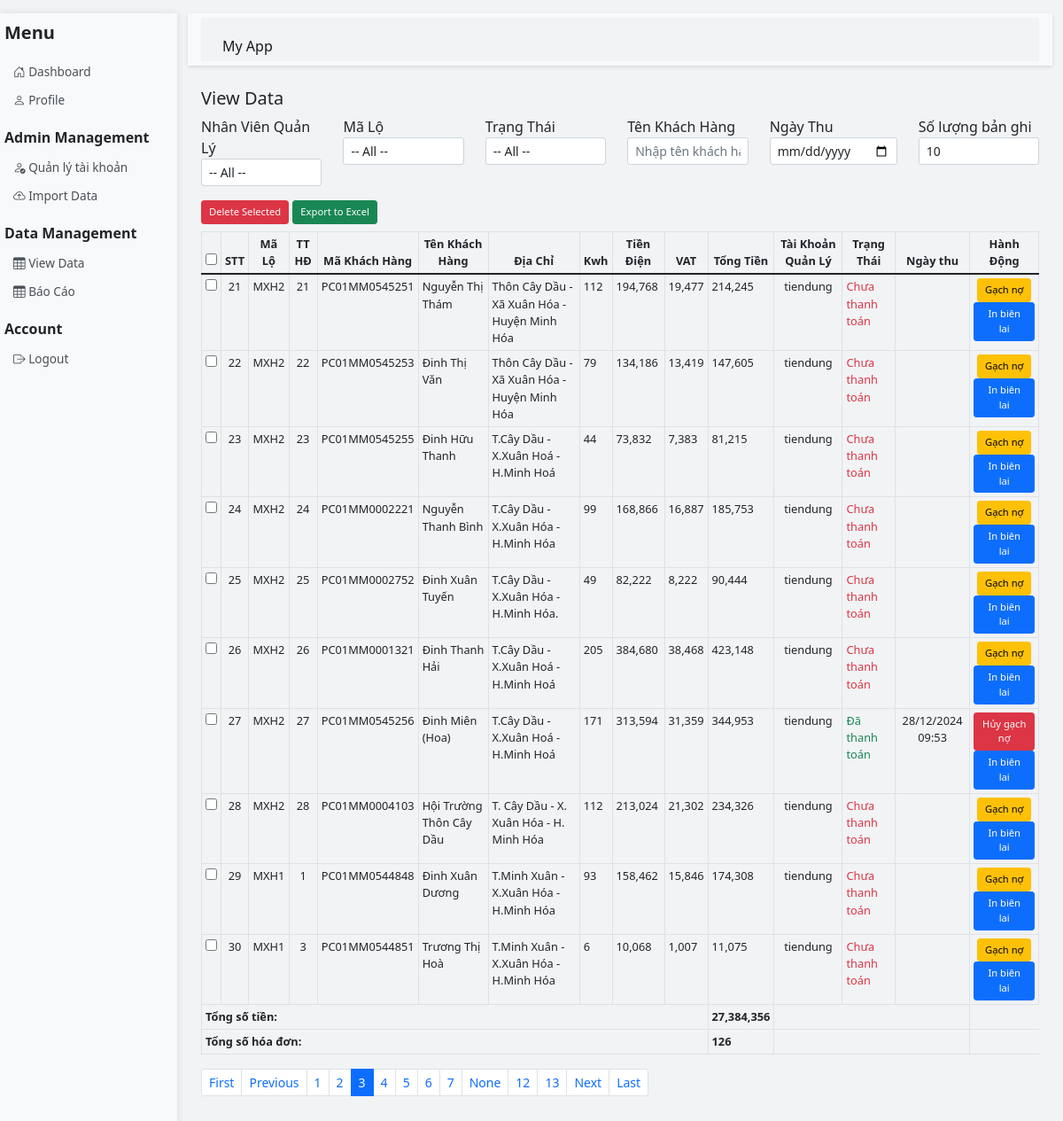
The app's page /data?page=3&per_page=10&search_user=&search_ma_lo=&search_trang_thai= (signed in), older data.
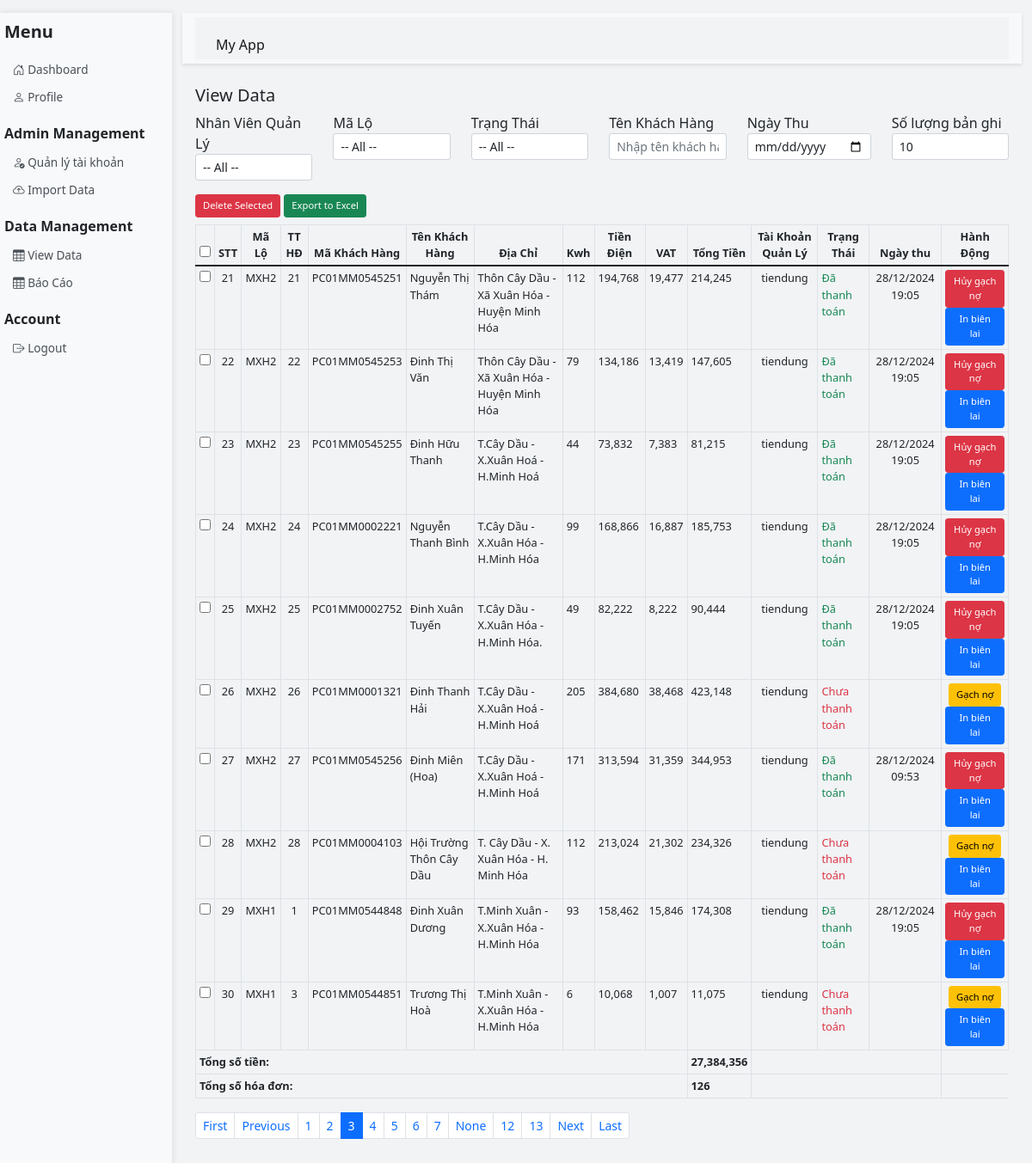
The same page, newer data.
### app.py (models this page shows)
class SalesData(db.Model):
    id = db.Column(db.Integer, primary_key=True)
    stt = db.Column(db.Integer)
    ma_lo = db.Column(db.String(20))
    tt_hd = db.Column(db.String(20))
    ma_khach_hang = db.Column(db.String(50))
    ten_khach_hang = db.Column(db.String(100), index=True)
    dia_chi = db.Column(db.String(200))
    kwh = db.Column(db.String(50))
    tien_dien = db.Column(db.Float)
    vat = db.Column(db.Float)
    tong_tien = db.Column(db.Float)
    tai_khoan_quan_ly = db.Column(db.String(80))  # Thêm trường này
    trang_thai = db.Column(db.String(50))
    ngay_thu = db.Column(db.DateTime, nullable=True)

### app.py (the view, shortened to what this page needs)
@app.route('/data', methods=['GET', 'POST'])
def view_data():
    if 'username' not in session:
        return redirect(url_for('login'))
    page = request.args.get('page', 1, type=int)
    per_page = request.args.get('per_page', 10, type=int)
    search_user = request.args.get('search_user', '', type=str)
    search_ma_lo = request.args.get('search_ma_lo', '', type=str)
    search_trang_thai = request.args.get('search_trang_thai', '', type=str)
    search_ten_khach_hang = request.args.get('search_ten_khach_hang', '', type=str).strip()
    search_ngay_thu = request.args.get('search_ngay_thu', '', type=str)
    user = User.query.filter_by(username=session['username']).first()
    if user.is_admin:
        query = SalesData.query
    else:
        query = SalesData.query.filter_by(tai_khoan_quan_ly=user.username)
    if search_user:
        query = query.filter(SalesData.tai_khoan_quan_ly == search_user)
    if search_ma_lo:
        query = query.filter(SalesData.ma_lo.like(f'%{search_ma_lo}%'))
    if search_trang_thai:
        query = query.filter(SalesData.trang_thai == search_trang_thai)
    if search_ten_khach_hang:
        search_pattern = '%'.join(search_ten_khach_hang)  # %a%b%c%
        query = query.filter(SalesData.ten_khach_hang.ilike(f'%{search_pattern}%'))
    try:
        data = query.paginate(page=page, per_page=per_page, error_out=False)
        total_amount = query.with_entities(db.func.sum(SalesData.tong_tien)).scalar() or 0
        total_invoices = query.count()  # Đếm số bản ghi
        users = User.query.filter_by(is_admin=False).all()
        if user.is_admin:
            ma_lo_query = db.session.query(SalesData.ma_lo).distinct()
            if search_user:
                ma_lo_query = ma_lo_query.filter(SalesData.tai_khoan_quan_ly == search_user)
        else:
            ma_lo_query = db.session.query(SalesData.ma_lo).distinct().filter(SalesData.tai_khoan_quan_ly == user.username)
        ma_lo_list = [item[0] for item in ma_lo_query.all()]
        return render_template('admin/view_data.html', data=data, per_page=per_page, user=user, users=users,
                               search_user=search_user, search_ma_lo=search_ma_lo, ma_lo_list=ma_lo_list,
                               search_trang_thai=search_trang_thai, search_ten_khach_hang=search_ten_khach_hang, search_ngay_thu=search_ngay_thu, total_amount=total_amount,
                               total_invoices=total_invoices)  # Truyền thêm tổng số hóa đơn
    except Exception as e:
        flash(f'Error loading data: {str(e)}', 'error')
        return redirect(url_for('dashboard'))

### templates/admin/view_data.html (shortened to what this page needs)
{% extends 'base.html' %}
{% block content %}
    <h2 class="h5">View Data</h2>
    <form method="GET" action="{{ url_for('view_data') }}">
        <div class="row mb-3">
            {% if user.is_admin %}
                <div class="col">
                    <div class="form-group">
                        <label for="search_user">Nhân Viên Quản Lý</label>
                        <select name="search_user" id="search_user" class="form-control form-control-sm" onchange="this.form.submit()">
                            <option value="">-- All --</option>
                        </select>
                    </div>
                </div>
            {% endif %}
            <div class="col">
                <div class="form-group">
                    <label for="search_ma_lo">Mã Lộ</label>
                    <select name="search_ma_lo" id="search_ma_lo" class="form-control form-control-sm" onchange="this.form.submit()">
                        <option value="">-- All --</option>
                    </select>
                </div>
            </div>
            <div class="col">
                <div class="form-group">
                    <label for="search_trang_thai">Trạng Thái</label>
                    <select name="search_trang_thai" id="search_trang_thai" class="form-control form-control-sm" onchange="this.form.submit()">
                        <option value="">-- All --</option>
                    </select>
                </div>
            </div>
            <div class="col">
                <div class="form-group">
                    <label for="search_ten_khach_hang">Tên Khách Hàng</label>
                    <input type="text" name="search_ten_khach_hang" id="search_ten_khach_hang" class="form-control form-control-sm" value="{{ search_ten_khach_hang }}" placeholder="Nhập tên khách hàng" onchange="this.form.submit()">
                </div>
            </div>
            <div class="col">
                <div class="form-group">
                    <label for="search_ngay_thu">Ngày Thu</label>
                    <input type="date" name="search_ngay_thu" id="search_ngay_thu" class="form-control form-control-sm" value="{{ search_ngay_thu or '' }}" onchange="this.form.submit()">
                </div>
            </div>
            <div class="col">
                <div class="form-group">
                    <label for="per_page">Số lượng bản ghi</label>
                    <select name="per_page" id="per_page" class="form-control form-control-sm" onchange="this.form.submit()">
                        <option value="10" {% if per_page == 10 %}selected{% endif %}>10</option>
                    </select>
                </div>
            </div>
        </div>
    </form>
    <form method="POST" id="deleteForm" class="mb-4">
        {% if user.is_admin %}
        <div class="mb-2">
            <button type="submit" class="btn btn-sm btn-danger" id="deleteButton">Delete Selected</button>
            <a href="{{ url_for('export_data') }}" class="btn btn-sm btn-success ml-2">Export to Excel</a>
        </div>
        {% endif %}
        <table class="table table-bordered table-sm">
            <thead>
                <tr>
                    <th style="text-align: center;"><input type="checkbox" id="selectAll"></th>
                    <th style="text-align: center;">STT</th>
                    <th style="text-align: center;">Mã Lộ</th>
                    <th style="text-align: center;">TT HĐ</th>
                    <th style="text-align: center;">Mã Khách Hàng</th>
                    <th style="text-align: center;">Tên Khách Hàng</th>
                    <th style="text-align: center;">Địa Chỉ</th>
                    <th style="text-align: center;">Kwh</th>
                    <th style="text-align: center;">Tiền Điện</th>
                    <th style="text-align: center;">VAT</th>
                    <th style="text-align: center;">Tổng Tiền</th>
                    <th style="text-align: center;">Tài Khoản Quản Lý</th>
                    <th style="text-align: center;">Trạng Thái</th>
                    <th style="text-align: center;">Ngày thu</th>
                    <th style="text-align: center;">Hành Động</th>
                </tr>
            </thead>
            <tbody>
                {% for row in data.items %}
                    <tr>
                        <td style="text-align: center;"><input type="checkbox" name="selected_ids" value="{{ row.id }}" class="checkbox-item"></td>
                        <td style="text-align: center;">{{ row.stt }}</td>
                        <td style="text-align: center;">{{ row.ma_lo }}</td>
                        <td style="text-align: center;">{{ row.tt_hd }}</td>
                        <td style="text-align: center;">{{ row.ma_khach_hang }}</td>
                        <td>{{ row.ten_khach_hang }}</td>
                        <td>{{ row.dia_chi }}</td>
                        <td>{{ row.kwh }}</td>
                        <td>{{ "{:,.0f}".format(row.tien_dien)}}</td>
                        <td>{{ "{:,.0f}".format(row.vat) }}</td>
                        <td>{{ "{:,.0f}".format(row.tong_tien) }}</td>
                        <td style="text-align: center;">{{ row.tai_khoan_quan_ly }}</td>
                        <td class="{% if row.trang_thai == 'Đã thanh toán' %}text-success{% else %}text-danger{% endif %}">
                            {{ row.trang_thai if row.trang_thai else 'Chưa thanh toán' }}
                        </td>
                        <td style="text-align: center;">
                            {{ row.ngay_thu.strftime('%d/%m/%Y %H:%M') if row.ngay_thu else '' }}
                        </td>
                        <td style="text-align: center;">
                            {% if row.trang_thai == 'Đã thanh toán' %}
                            <button type="button" class="btn btn-sm btn-danger" onclick="cancelMarkAsPaid('{{ row.id }}')">
                                 Hủy gạch nợ
                            </button>
                            {% else %}
                            <button type="button" class="btn btn-sm btn-warning" onclick="markAsPaid('{{ row.id }}')">
                                 Gạch nợ
                            </button>
                            {% endif %}
                            <button type="button" class="btn btn-sm btn-primary" onclick="printReceipt('{{ row.id }}')">
                                 In biên lai
                            </button>
                        </td>
                    </tr>
                {% endfor %}
                <tr>
                    <td colspan="10" class="text-right"><strong>Tổng số tiền:</strong></td>
                    <td><strong>{{ "{:,.0f}".format(total_amount) }}</strong></td>
                    <td colspan="3"></td>
                </tr>
                <tr>
                    <td colspan="10" class="text-right"><strong>Tổng số hóa đơn:</strong></td>
                    <td><strong>{{ total_invoices}}</strong></td>
                    <td colspan="3"></td>
                </tr>
            </tbody>
        </table>
        <nav>
            <ul class="pagination pagination-sm">
                {% if data.has_prev %}
                    <li class="page-item">
                        <a class="page-link" href="{{ url_for('view_data', page=1, per_page=per_page, search_user=search_user, search_ma_lo=search_ma_lo, search_trang_thai=search_trang_thai) }}">First</a>
                    </li>
                    <li class="page-item">
                        <a class="page-link" href="{{ url_for('view_data', page=data.prev_num, per_page=per_page, search_user=search_user, search_ma_lo=search_ma_lo, search_trang_thai=search_trang_thai) }}">Previous</a>
                    </li>
                {% endif %}
                {% for page_num in data.iter_pages() %}
                    <li class="page-item {% if page_num == data.page %}active{% endif %}">
                        <a class="page-link" href="{{ url_for('view_data', page=page_num, per_page=per_page, search_user=search_user, search_ma_lo=search_ma_lo, search_trang_thai=search_trang_thai) }}">{{ page_num }}</a>
                    </li>
                {% endfor %}
                {% if data.has_next %}
                    <li class="page-item">
                        <a class="page-link" href="{{ url_for('view_data', page=data.next_num, per_page=per_page, search_user=search_user, search_ma_lo=search_ma_lo, search_trang_thai=search_trang_thai) }}">Next</a>
                    </li>
                    <li class="page-item">
                        <a class="page-link" href="{{ url_for('view_data', page=data.pages, per_page=per_page, search_user=search_user, search_ma_lo=search_ma_lo, search_trang_thai=search_trang_thai) }}">Last</a>
                    </li>
                {% endif %}
            </ul>
        </nav>
    </form>
{% endblock %}

### templates/base.html (shortened to what this page needs)
<!DOCTYPE html>
<html lang="en">
<head>
    <link href="https://cdn.jsdelivr.net/npm/bootstrap@5.1.3/dist/css/bootstrap.min.css" rel="stylesheet">
    <link href="https://cdn.jsdelivr.net/npm/bootstrap-icons/font/bootstrap-icons.css" rel="stylesheet">
</head>
<body>
    <div class="container-fluid">
        <div class="row">
            {% if 'username' in session %}
            <div class="col-md-3 sidebar">
                <h5 class="mb-3 text-dark">Menu</h5>
                <div class="nav flex-column">
                    <a class="nav-link" href="{{ url_for('dashboard') }}">
                        <i class="bi bi-house-door"></i> Dashboard
                    </a>
                    <a class="nav-link" href="{{ url_for('profile') }}">
                        <i class="bi bi-person"></i> Profile
                    </a>
                    {% if user and user.is_admin %}
                    <h6 class="mt-3 mb-2">Admin Management</h6>
                    <a class="nav-link" href="{{ url_for('admin_dashboard') }}">
                        <i class="bi bi-person-check"></i> Quản lý tài khoản
                    </a>
                    <a class="nav-link" href="{{ url_for('import_data') }}">
                        <i class="bi bi-cloud-arrow-up"></i> Import Data
                    </a>
                    {% endif %}
                    <h6 class="mt-3 mb-2">Data Management</h6>
                    <a class="nav-link" href="{{ url_for('view_data') }}">
                        <i class="bi bi-table"></i> View Data
                    </a>
                    <a class="nav-link" href="{{ url_for('report') }}">
                        <i class="bi bi-table"></i> Báo Cáo
                    </a>
                    <h6 class="mt-3 mb-2">Account</h6>
                    <a class="nav-link" href="{{ url_for('logout') }}">
                        <i class="bi bi-box-arrow-right"></i> Logout
                    </a>
                </div>
            </div>
            {% endif %}
            <div class="col">
                <nav class="navbar navbar-expand-lg navbar-light bg-light">
                    <div class="container-fluid">
                        <a class="navbar-brand" href="{{ url_for('index') }}">My App</a>
                    </div>
                </nav>
                <div class="main-content">
                    {% block content %}{% endblock %}
                </div>
            </div>
        </div>
    </div>
</body>
</html>

### templates/base.html (style rules this page uses)
.sidebar { min-height: 100vh; box-shadow: 0 0 8px rgba(0,0,0,0.1); padding: 10px 5px; position: sticky; top: 0; background-color: #f8f9fa; width: 200px; }
.sidebar .nav-link { padding: 6px 10px; color: #495057; border-radius: 5px; font-size: 0.85rem; }
.main-content { padding: 15px; }
.navbar { box-shadow: 0 2px 4px rgba(0,0,0,0.1); padding: 5px 15px; margin-bottom: 10px; }
.navbar .navbar-brand { font-size: 1rem; }
.container-fluid { background-color: #f1f3f5; }
h5, h6 { font-weight: 600; }
.container-fluid { padding-top: 15px; }
table th, table td { font-size: 0.8rem; }
.btn-sm { font-size: 0.7rem; padding: 0.25rem 0.5rem; }
table { width: 100%; table-layout: auto; }
td, th { padding: 0.3rem 0.6rem; }

Row changes from the older to the newer data that the page shows:
changed SalesData "PC01MM0545251": trang_thai "Chưa thanh toán" → "Đã thanh toán"; ngay_thu (not shown) → "28/12/2024 19:05"; trang_thai "Gạch nợ" → "Hủy gạch nợ"
changed SalesData "PC01MM0545253": trang_thai "Chưa thanh toán" → "Đã thanh toán"; ngay_thu (not shown) → "28/12/2024 19:05"; trang_thai "Gạch nợ" → "Hủy gạch nợ"
changed SalesData "PC01MM0545255": trang_thai "Chưa thanh toán" → "Đã thanh toán"; ngay_thu (not shown) → "28/12/2024 19:05"; trang_thai "Gạch nợ" → "Hủy gạch nợ"
changed SalesData "PC01MM0002221": trang_thai "Chưa thanh toán" → "Đã thanh toán"; ngay_thu (not shown) → "28/12/2024 19:05"; trang_thai "Gạch nợ" → "Hủy gạch nợ"
changed SalesData "PC01MM0002752": trang_thai "Chưa thanh toán" → "Đã thanh toán"; ngay_thu (not shown) → "28/12/2024 19:05"; trang_thai "Gạch nợ" → "Hủy gạch nợ"
changed SalesData "PC01MM0544848": trang_thai "Chưa thanh toán" → "Đã thanh toán"; ngay_thu (not shown) → "28/12/2024 19:05"; trang_thai "Gạch nợ" → "Hủy gạch nợ"
